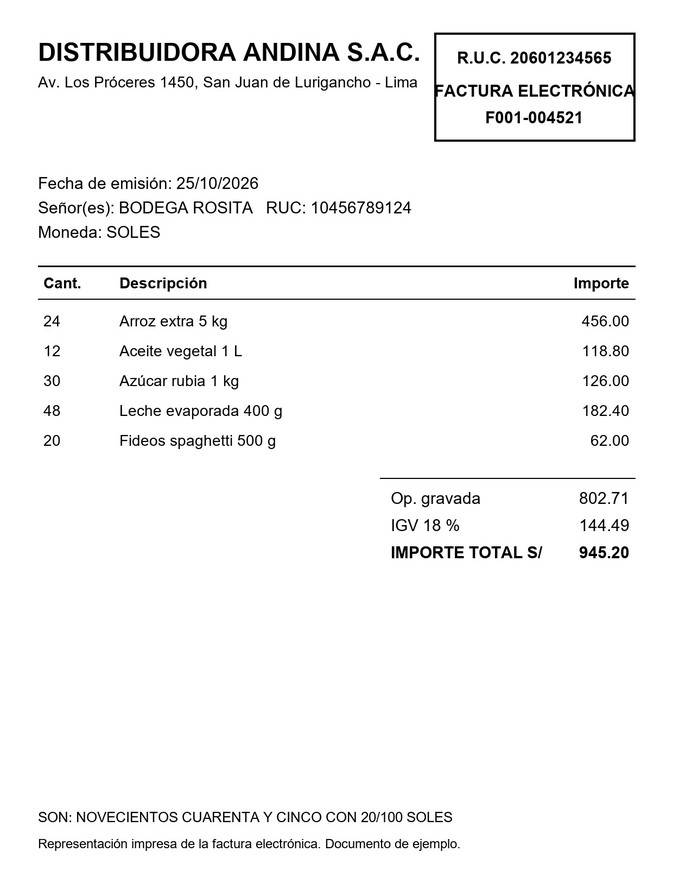
#> input picture android/app/src/main/assets/factura_control.jpg, 673 x 896 px
$ python -i recortar.py   (imports and definitions only)
#> lines starting #> are read from the running program, lines starting #| are printed output that depends on the picture; after the words box and inside, x2 and y2 are one past the last pixel; in counts of white or black regions, pixels touching at a corner belong together
"""Recorta y endereza las fotos del dataset, para que el modelo vea el comprobante y no la mesa.

En la app el escáner de documentos de ML Kit entrega el papel recortado y con la perspectiva
corregida; aquí se hace lo mismo con las fotos del dataset para entrenar con imágenes parecidas.
Gemma 4 lleva toda imagen a 280 tokens, así que lo que se quita de mesa se gana en detalle.

Tres pasos (Python de Windows con `opencv-python-headless`, Pillow y numpy):

    python recortar.py detectar   # propone las esquinas y el giro de las fotos que no estén en recortes.json
    python recortar.py revisar    # abre el navegador para corregir esquinas y giro, foto por foto
    python recortar.py generar    # escribe datos/recortadas/<archivo> con lo que dice recortes.json
    python recortar.py generar --automatico   # datos/recortadas_auto/: esquinas detectadas sin corregir,
                                              # como recorta la app (RecortadorComprobante); para evaluar

`datos/recortes.json` guarda, por foto, las 4 esquinas (arriba-izquierda, arriba-derecha,
abajo-derecha, abajo-izquierda) como fracciones de la foto ya girada según su EXIF, el giro
horario que deja el texto derecho (0, 90, 180 o 270) y si el usuario ya la revisó. `detectar` no
toca las revisadas.

La detección busca la tinta (más oscura que su entorno y sobre fondo claro) y no el borde del papel,
porque la hoja blanca sobre la mesa gris casi no se distingue.
"""
import argparse
import io
import json
import sys
import threading
import webbrowser
from http.server import BaseHTTPRequestHandler, ThreadingHTTPServer
from pathlib import Path
from urllib.parse import parse_qs, urlparse

import cv2
import numpy as np
from PIL import Image, ImageOps

RAIZ = Path(__file__).resolve().parent
CARPETA = RAIZ / 'datos'
IMAGENES = CARPETA / 'imagenes'
RECORTADAS = CARPETA / 'recortadas'
RECORTADAS_AUTO = CARPETA / 'recortadas_auto'
RECORTES = CARPETA / 'recortes.json'
LADO_DETECCION = 1024
LADO_VISTA = 1400
# Más que los 768 px que usa el modelo, para poder probar otras resoluciones sin recortar de nuevo.
LADO_RECORTADA = 1600
MARGEN = 0.03
GIROS = {90: cv2.ROTATE_90_CLOCKWISE, 180: cv2.ROTATE_180, 270: cv2.ROTATE_90_COUNTERCLOCKWISE}


def abrir(ruta):
    """La foto derecha según su EXIF, como la verían el usuario y el entrenamiento, en RGB."""
    return np.array(ImageOps.exif_transpose(Image.open(ruta)).convert('RGB'))


def reducir(rgb, lado):
    escala = lado / max(rgb.shape[:2])
    if escala >= 1:
        return rgb
    return cv2.resize(rgb, (round(rgb.shape[1] * escala), round(rgb.shape[0] * escala)),
                      interpolation=cv2.INTER_AREA)


def ordenar(puntos):
    """Arriba-izquierda, arriba-derecha, abajo-derecha, abajo-izquierda."""
    p = np.asarray(puntos, dtype=float)
    suma = p.sum(axis=1)
    resta = p[:, 1] - p[:, 0]
    return np.array([p[suma.argmin()], p[resta.argmin()], p[suma.argmax()], p[resta.argmax()]])


def mascara_tinta(gris):
    """Píxeles de tinta: más oscuros que su entorno (las sombras suaves no pasan) y sobre papel claro."""
    tinta = cv2.adaptiveThreshold(gris, 255, cv2.ADAPTIVE_THRESH_MEAN_C, cv2.THRESH_BINARY_INV, 25, 15)
    tinta[cv2.blur(gris, (41, 41)) <= 120] = 0  # la mesa de madera
    tinta = cv2.morphologyEx(tinta, cv2.MORPH_CLOSE, cv2.getStructuringElement(cv2.MORPH_RECT, (15, 15)))
    cantidad, etiquetas, datos, _ = cv2.connectedComponentsWithStats(tinta)
    grandes = [i for i in range(1, cantidad) if datos[i, cv2.CC_STAT_AREA] >= 150]
    return np.isin(etiquetas, grandes).astype(np.uint8) * 255


def detectar_esquinas(rgb):
    """Rectángulo girado que encierra la tinta, con un margen, como fracciones de la foto."""
    chica = reducir(rgb, LADO_DETECCION)
    alto, ancho = chica.shape[:2]
    puntos = cv2.findNonZero(mascara_tinta(cv2.cvtColor(chica, cv2.COLOR_RGB2GRAY)))
    if puntos is None:
        return [[0, 0], [1, 0], [1, 1], [0, 1]]
    caja = ordenar(cv2.boxPoints(cv2.minAreaRect(puntos)))
    centro = caja.mean(axis=0)
    caja = centro + (caja - centro) * (1 + 2 * MARGEN)
    caja[:, 0] = caja[:, 0].clip(0, ancho - 1) / (ancho - 1)
    caja[:, 1] = caja[:, 1].clip(0, alto - 1) / (alto - 1)
    return caja.round(4).tolist()


# [37 lines left out: functions enderezar, adivinar_giro, leer_recortes, guardar_recortes, not called in this run]


def fotos():
    return sorted(p.name for p in IMAGENES.glob('*.jpg'))


# [33 lines left out: functions detectar, generar, not called in this run]


# ---- revisión en el navegador ----

PAGINA = r"""<!doctype html>
<html lang="es"><head><meta charset="utf-8"><title>Recortes del dataset</title>
<style>
 body{margin:0;font:14px system-ui,sans-serif;background:#1e1e1e;color:#eee;display:flex;flex-direction:column;height:100vh}
 header{display:flex;gap:8px;align-items:center;padding:8px;background:#2b2b2b;flex-wrap:wrap}
 button{font:inherit;padding:4px 10px;border-radius:4px;border:1px solid #666;background:#3a3a3a;color:#eee;cursor:pointer}
 button.principal{background:#2e7d32;border-color:#2e7d32}
 main{flex:1;display:flex;gap:8px;padding:8px;min-height:0}
 #lienzo{flex:3;min-width:0;cursor:crosshair}
 #vista{flex:2;min-width:0;object-fit:contain;max-height:100%;background:#111}
 .rev{color:#81c784}.pend{color:#ffb74d}
 small{color:#aaa}
</style></head><body>
<header>
 <button id="anterior">← Anterior</button><button id="siguiente">Siguiente →</button>
 <b id="nombre"></b><span id="estado"></span><span id="avance"></span>
 <label><input type="checkbox" id="soloPendientes"> saltar revisadas</label>
 <button id="izq">↺ Girar</button><button id="der">↻ Girar</button>
 <button id="todo">Toda la foto</button><button id="detectado">Detectado</button>
 <button class="principal" id="guardar">Guardar ✓ (Enter)</button>
 <small>Arrastre las esquinas al borde del papel · R gira · ←/→ cambia de foto</small>
</header>
<main><canvas id="lienzo"></canvas><img id="vista" alt="recorte"></main>
<script>
let lista = [], indice = 0, actual = null, imagen = new Image(), arrastrando = -1, temporizador;
const lienzo = document.getElementById('lienzo'), ctx = lienzo.getContext('2d');
const $ = id => document.getElementById(id);

async function cargarLista() {
  lista = await (await fetch('/lista')).json();
  const primera = lista.findIndex(f => !f.revisado);
  mostrar(primera >= 0 ? primera : 0);
}
function mostrar(i) {
  indice = (i + lista.length) % lista.length;
  actual = JSON.parse(JSON.stringify(lista[indice]));
  $('nombre').textContent = actual.archivo;
  $('estado').innerHTML = actual.revisado ? '<span class="rev">revisada</span>' : '<span class="pend">sin revisar</span>';
  $('avance').textContent = `· ${lista.filter(f => f.revisado).length}/${lista.length} revisadas`;
  imagen = new Image();
  imagen.onload = () => { dibujar(); pedirVista(); };
  imagen.src = '/foto?archivo=' + encodeURIComponent(actual.archivo);
}
function escala() {
  const r = lienzo.getBoundingClientRect();
  lienzo.width = r.width; lienzo.height = r.height;
  const s = Math.min(r.width / imagen.width, r.height / imagen.height);
  return {s, x: (r.width - imagen.width * s) / 2, y: (r.height - imagen.height * s) / 2};
}
function aPantalla(p, e) { return [e.x + p[0] * imagen.width * e.s, e.y + p[1] * imagen.height * e.s]; }
function dibujar() {
  if (!imagen.width) return;
  const e = escala();
  ctx.drawImage(imagen, e.x, e.y, imagen.width * e.s, imagen.height * e.s);
  const pts = actual.esquinas.map(p => aPantalla(p, e));
  ctx.strokeStyle = '#ff5252'; ctx.lineWidth = 2; ctx.beginPath();
  pts.forEach((p, i) => i ? ctx.lineTo(...p) : ctx.moveTo(...p)); ctx.closePath(); ctx.stroke();
  // borde de arriba (después del giro) en verde, para ver hacia dónde queda el texto
  const k = {0: 0, 90: 3, 180: 2, 270: 1}[actual.giro];
  ctx.strokeStyle = '#69f0ae'; ctx.lineWidth = 5; ctx.beginPath();
  ctx.moveTo(...pts[k]); ctx.lineTo(...pts[(k + 1) % 4]); ctx.stroke();
  pts.forEach(p => { ctx.fillStyle = '#ffeb3b'; ctx.beginPath(); ctx.arc(p[0], p[1], 7, 0, 7); ctx.fill(); });
}
function pedirVista() {
  clearTimeout(temporizador);
  temporizador = setTimeout(() => {
    $('vista').src = '/vista?archivo=' + encodeURIComponent(actual.archivo) +
      '&esquinas=' + encodeURIComponent(JSON.stringify(actual.esquinas)) + '&giro=' + actual.giro;
  }, 150);
}
function posicion(ev) {
  const e = escala(), r = lienzo.getBoundingClientRect();
  return [(ev.clientX - r.left - e.x) / (imagen.width * e.s), (ev.clientY - r.top - e.y) / (imagen.height * e.s)];
}
lienzo.onmousedown = ev => {
  const e = escala(), r = lienzo.getBoundingClientRect();
  const d = actual.esquinas.map(p => { const q = aPantalla(p, e); return Math.hypot(q[0] - ev.clientX + r.left, q[1] - ev.clientY + r.top); });
  const m = Math.min(...d); arrastrando = m < 40 ? d.indexOf(m) : -1;
};
window.onmousemove = ev => {
  if (arrastrando < 0) return;
  const p = posicion(ev).map(v => Math.min(1, Math.max(0, v)));
  actual.esquinas[arrastrando] = p; dibujar(); pedirVista();
};
window.onmouseup = () => { arrastrando = -1; };
function girar(g) { actual.giro = (actual.giro + g + 360) % 360; dibujar(); pedirVista(); }
async function guardar() {
  await fetch('/guardar', {method: 'POST', headers: {'Content-Type': 'application/json'},
    body: JSON.stringify({archivo: actual.archivo, esquinas: actual.esquinas, giro: actual.giro})});
  actual.revisado = true; lista[indice] = actual;
  avanzar(1);
}
function avanzar(paso) {
  let i = indice;
  for (let n = 0; n < lista.length; n++) {
    i = (i + paso + lista.length) % lista.length;
    if (!$('soloPendientes').checked || !lista[i].revisado) return mostrar(i);
  }
  mostrar(indice + paso);
}
$('anterior').onclick = () => avanzar(-1); $('siguiente').onclick = () => avanzar(1);
$('izq').onclick = () => girar(-90); $('der').onclick = () => girar(90);
$('todo').onclick = () => { actual.esquinas = [[0, 0], [1, 0], [1, 1], [0, 1]]; dibujar(); pedirVista(); };
$('detectado').onclick = async () => {
  actual.esquinas = await (await fetch('/detectar?archivo=' + encodeURIComponent(actual.archivo))).json();
  dibujar(); pedirVista();
};
$('guardar').onclick = guardar;
window.onkeydown = ev => {
  if (ev.key === 'Enter') guardar();
  else if (ev.key === 'ArrowRight') avanzar(1);
  else if (ev.key === 'ArrowLeft') avanzar(-1);
  else if (ev.key === 'r' || ev.key === 'R') girar(ev.shiftKey ? -90 : 90);
};
window.onresize = dibujar;
cargarLista();
</script></body></html>
"""


class Revision(BaseHTTPRequestHandler):
    recortes = {}
    candado = threading.Lock()
    cache = {}

    def log_message(self, *_):
        pass

    # [6 lines left out: function _enviar, not called in this run]

    def _json(self, datos):
        self._enviar(json.dumps(datos).encode(), 'application/json')

    # [61 lines left out: functions _jpeg, _foto, do_GET, do_POST, revisar, not called in this run]


# [13 lines not run here, left out]

>>> import cv2
>>> picture = cv2.cvtColor(cv2.imread('../android/app/src/main/assets/factura_control.jpg'), cv2.COLOR_BGR2RGB)
#> picture is the input picture: shape (896, 673, 3); min 0, max 255, mean 246
>>> result = detectar_esquinas(picture)
#> in mascara_tinta, `tinta = cv2.adaptiveThreshold(gris, 255, cv2.ADAPTIVE_THRESH_MEAN_C, c..`:
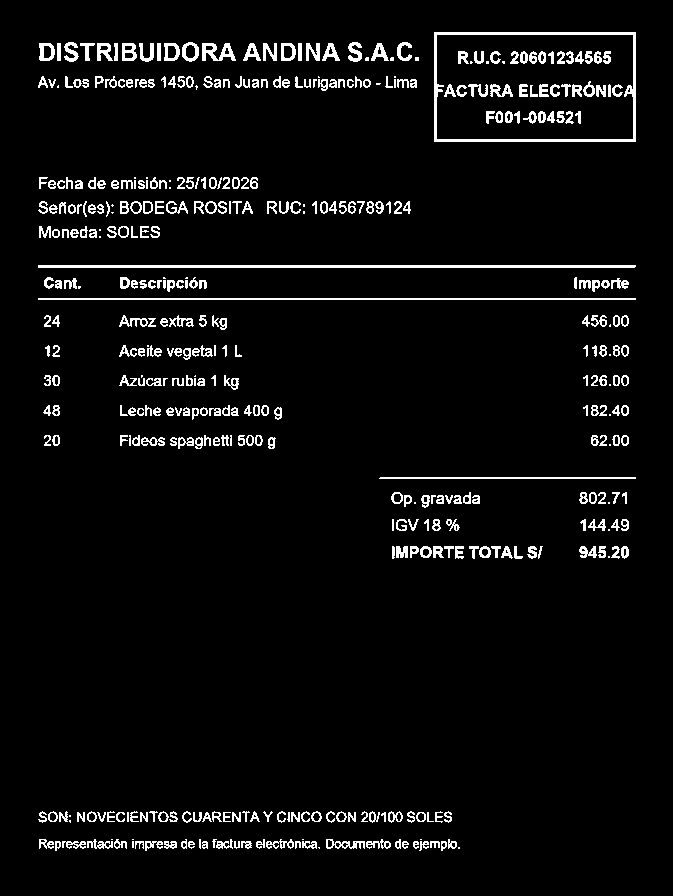
#> tinta: shape (896, 673); 4.8% white in thin lines or dots, all inside (x1, y1, x2, y2) = (38, 32, 636, 851)
#> in mascara_tinta, `tinta = cv2.morphologyEx(tinta, cv2.MORPH_CLOSE, cv2.getStructuringEle..`:
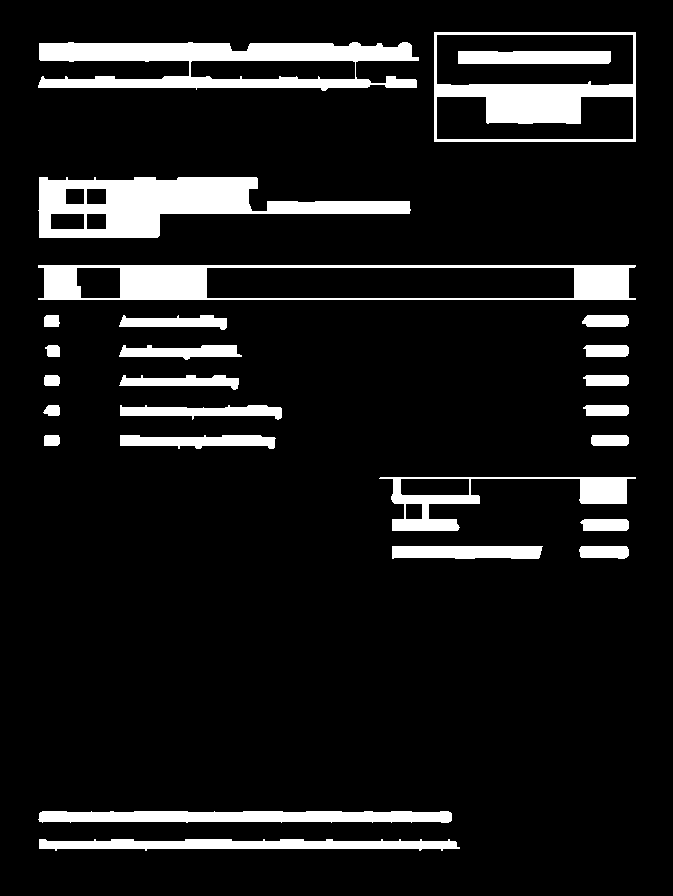
#> tinta: shape (896, 673); 10.3% white; 26 white regions, largest, box (x1, y1, x2, y2) and area: (38, 177, 411, 238) 11046, (38, 42, 419, 91) 10122, (38, 265, 636, 300) 8287
#> in mascara_tinta, `cantidad, etiquetas, datos, _ = cv2.connectedComponentsWithStats(tinta)`:
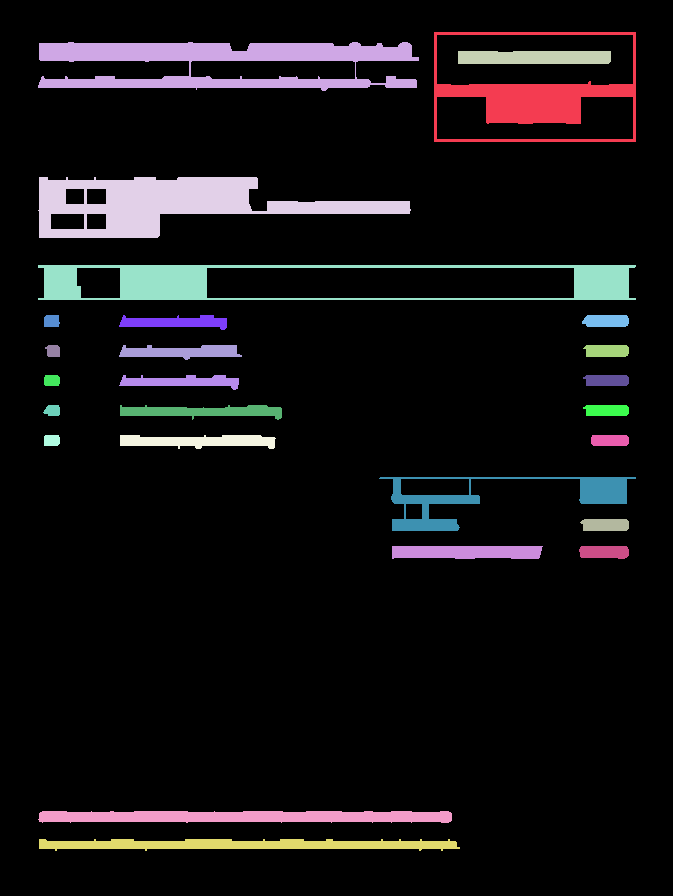
#> etiquetas: shape (896, 673) int32; 27 distinct labels, from 0 to 26; one colour per label, 0 black
#> in mascara_tinta, `cantidad, etiquetas, datos, _ = cv2.connectedComponentsWithStats(tinta)`: cantidad = 27; datos = 27 rows, first 6: [0, 0, 673, 896, 540638], [434, 32, 202, 110, 6858], [38, 42, 381, 49, 10122], [458, 51, 153, 13, 1971], [38, 177, 373, 61, 11046], [38, 265, 598, 35, 8287]
#> in mascara_tinta, `grandes = [i for i in range(1, cantidad) if datos[i, cv2.CC_STAT_AREA]..`: grandes = 26 values from 1 to 26
#> in detectar_esquinas, `puntos = cv2.findNonZero(mascara_tinta(cv2.cvtColor(chica, cv2.COLOR_R..`: puntos = contour of 62370 points, box (x1, y1, x2, y2) (38, 32, 636, 851), area 93643
#> in ordenar, `p = np.asarray(puntos, dtype=float)`: p = [[635, 850], [38, 850], [38, 32], [635, 32]]
#> in ordenar, `suma = p.sum(axis=1)`: suma = [1485, 888, 70, 667]
#> in ordenar, `resta = p[:, 1] - p[:, 0]`: resta = [215, 812, -6, -603]
#> in detectar_esquinas, `caja = ordenar(cv2.boxPoints(cv2.minAreaRect(puntos)))`: caja = [[38, 32], [635, 32], [635, 850], [38, 850]]
#> in detectar_esquinas, `centro = caja.mean(axis=0)`: centro = [336.5, 441]
#> in detectar_esquinas, `caja = centro + (caja - centro) * (1 + 2 * MARGEN)`: caja = [[20.09, 7.46], [652.9, 7.46], [652.9, 874.5], [20.09, 874.5]]
#> result = [[0.0299, 0.0083], [0.972, 0.0083], [0.972, 0.977], [0.0299, 0.977]]
